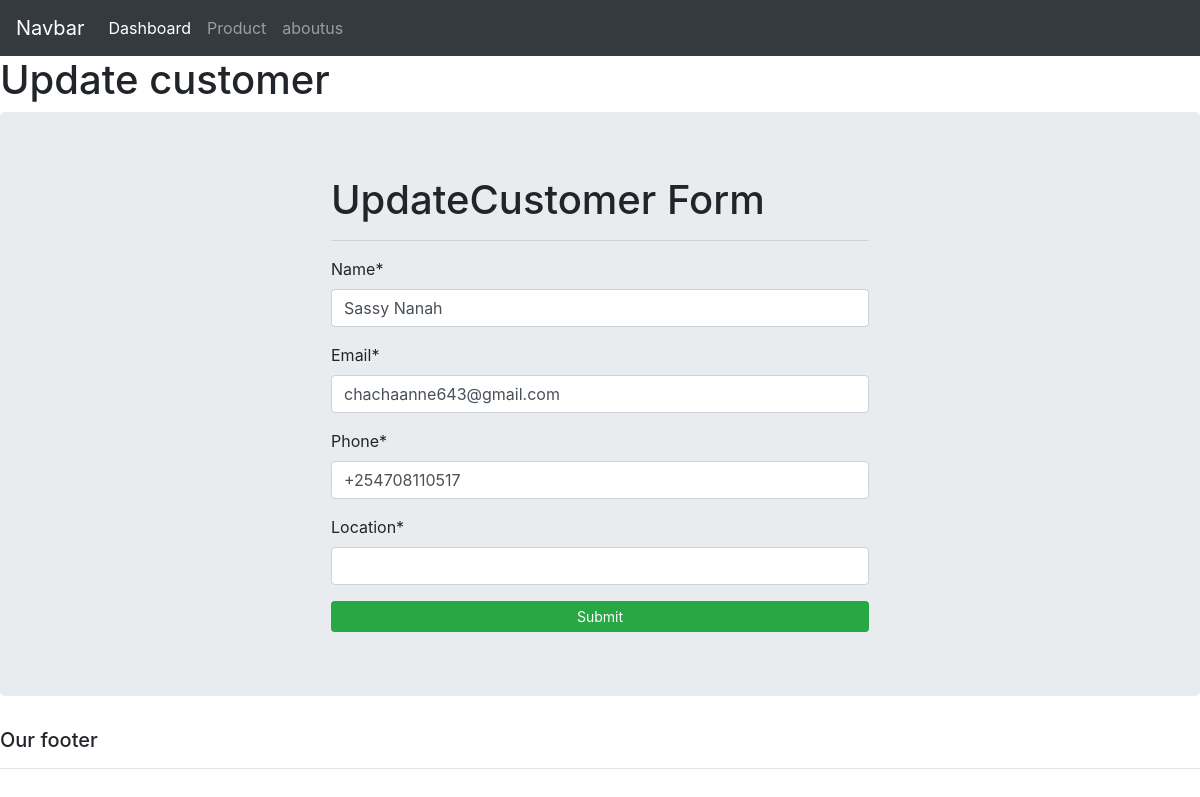
The app's page /updateCustomer/1 with its own data.
### customers/models.py (models this page shows, shortened)
class Customer(models.Model):
    name=models.CharField(max_length=200 ,null=True)
    email=models.CharField(max_length=200 ,null=True)
    phone=models.CharField(max_length=200 ,null=True)
    location=models.CharField(max_length=200 ,null=True)
    date_created=models.DateTimeField(auto_now_add=True,null=True)

### customers/views.py (the view)
# urls.py: path('updateCustomer/<str:pk>', views.updateCustomer ,name="update-customer"),
def updateCustomer(request, pk):
    customer=Customer.objects.get(id=pk)
    form=CustomerForm(instance=customer)
    if request.method == 'POST':
        form=CustomerForm( request.POST ,instance=customer)
        if form.is_valid():
            form.save()
            return redirect('home')
    context={"form":form ,'customer':customer}
    return render(request, 'customers/updateCustomer_form.html',context)

### customers/forms.py
class CustomerForm(ModelForm):
    class Meta:
        model=Customer
        fields='__all__'

### customers/templates/customers/Updatecustomer_form.html (shortened to what this page needs)
{% extends 'customers/main.html' %}
 {% load crispy_forms_tags %}
{% block content %}
<h1>Update customer </h1>
<div class="jumbotron">
    <div class="col-6 offset-md-3">
    <h1>UpdateCustomer Form</h1>
    <hr>
    <form action="" method="POST" autocomplete="off">
        {{form|crispy}}
        <input type="submit" class="btn btn-block btn-sm btn-success"></input>
    </form>
</div>
  </div>
{% endblock %}

### records on screen
Customer: name "Sassy Nanah", email "chachaanne643@gmail.com", phone "+254708110517"
